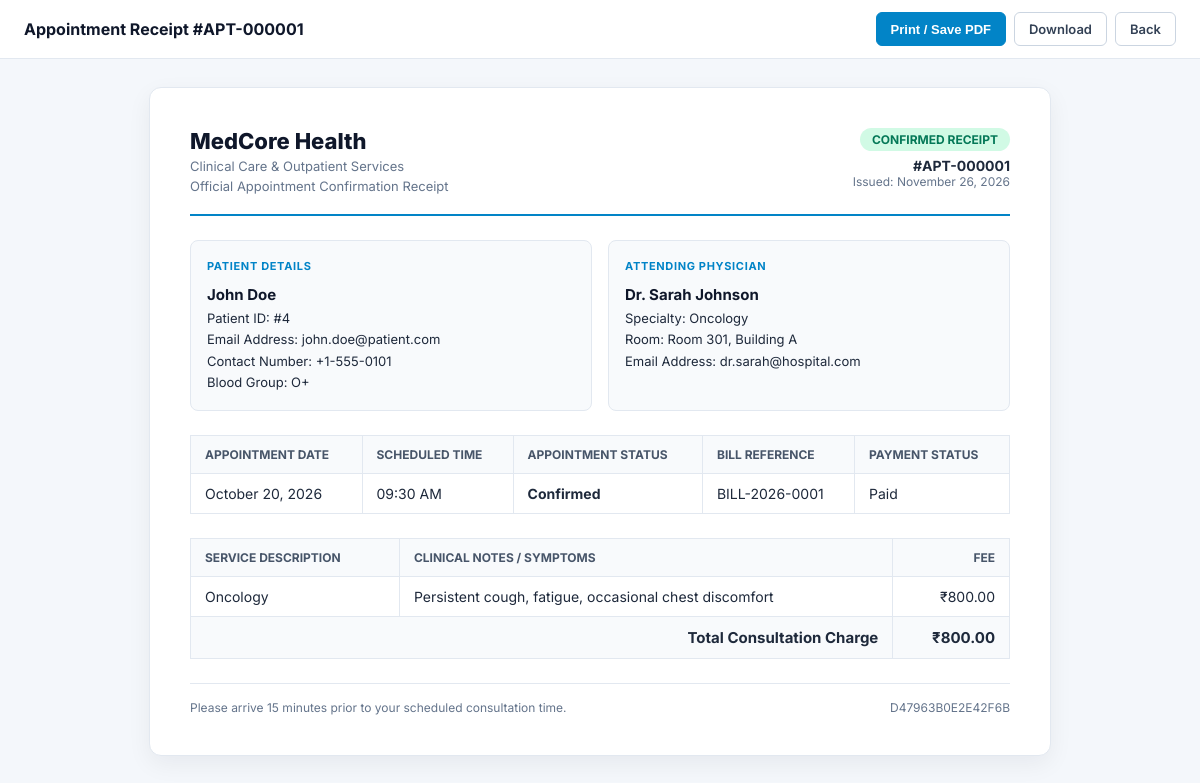
Screenshot of /patient/appointment_receipt.php?id=1 (signed in) with the database file from the repository.
### tables this page shows
CREATE TABLE `appointments` (
    `id` INT NOT NULL AUTO_INCREMENT,
    `patient_id` INT NOT NULL,
    `doctor_id` INT NOT NULL,
    `appointment_date` DATE NOT NULL,
    `appointment_time` TIME NOT NULL,
    `status` ENUM('pending', 'confirmed', 'completed', 'cancelled') DEFAULT 'pending',
    `symptom_notes` TEXT,
    `created_at` TIMESTAMP DEFAULT CURRENT_TIMESTAMP,
    PRIMARY KEY (`id`),
    FOREIGN KEY (`patient_id`) REFERENCES `users`(`id`) ON DELETE CASCADE,
    FOREIGN KEY (`doctor_id`) REFERENCES `users`(`id`) ON DELETE CASCADE,
    INDEX `idx_patient_id` (`patient_id`),
    INDEX `idx_doctor_id` (`doctor_id`),
    INDEX `idx_appointment_date` (`appointment_date`),
    INDEX `idx_status` (`status`)
);

CREATE TABLE `users` (
    `id` INT NOT NULL AUTO_INCREMENT,
    `name` VARCHAR(255) NOT NULL,
    `email` VARCHAR(255) NOT NULL,
    `password_hash` VARCHAR(255) NOT NULL,
    `role` ENUM('admin', 'doctor', 'patient') NOT NULL,
    `created_at` TIMESTAMP DEFAULT CURRENT_TIMESTAMP,
    PRIMARY KEY (`id`),
    UNIQUE KEY `email` (`email`),
    INDEX `idx_role` (`role`),
    INDEX `idx_created_at` (`created_at`)
);

CREATE TABLE `patient_profiles` (
    `id` INT NOT NULL AUTO_INCREMENT,
    `user_id` INT NOT NULL,
    `dob` DATE NOT NULL,
    `gender` ENUM('Male', 'Female', 'Other') NOT NULL,
    `blood_group` VARCHAR(5) NOT NULL,
    `chronic_conditions` TEXT,
    `contact_number` VARCHAR(20) NOT NULL,
    PRIMARY KEY (`id`),
    FOREIGN KEY (`user_id`) REFERENCES `users`(`id`) ON DELETE CASCADE,
    INDEX `idx_user_id` (`user_id`),
    INDEX `idx_blood_group` (`blood_group`)
);

CREATE TABLE `doctor_profiles` (
    `id` INT NOT NULL AUTO_INCREMENT,
    `user_id` INT NOT NULL,
    `specialization` VARCHAR(255) NOT NULL,
    `room_number` VARCHAR(50) NOT NULL,
    `consultation_fee` DECIMAL(10,2) NOT NULL,
    PRIMARY KEY (`id`),
    FOREIGN KEY (`user_id`) REFERENCES `users`(`id`) ON DELETE CASCADE,
    INDEX `idx_user_id` (`user_id`),
    INDEX `idx_specialization` (`specialization`)
);

CREATE TABLE `bills` (
    `id` INT NOT NULL AUTO_INCREMENT,
    `bill_number` VARCHAR(40) NOT NULL,
    `patient_id` INT NOT NULL,
    `doctor_id` INT NOT NULL,
    `appointment_id` INT NULL,
    `diagnostic_id` INT NULL,
    `description` VARCHAR(255) NOT NULL,
    `items_json` JSON NULL,
    `amount` DECIMAL(10,2) NOT NULL DEFAULT 0.00,
    `payment_status` ENUM('unpaid', 'paid', 'partial', 'cancelled') NOT NULL DEFAULT 'unpaid',
    `bill_date` DATE NOT NULL,
    `paid_at` DATETIME NULL,
    `notes` TEXT NULL,
    `created_at` TIMESTAMP DEFAULT CURRENT_TIMESTAMP,
    PRIMARY KEY (`id`),
    UNIQUE KEY `uniq_bill_number` (`bill_number`),
    INDEX `idx_bill_patient` (`patient_id`),
    INDEX `idx_bill_doctor` (`doctor_id`),
    INDEX `idx_bill_appointment` (`appointment_id`),
    INDEX `idx_bill_diagnostic` (`diagnostic_id`),
    INDEX `idx_bill_status` (`payment_status`),
    FOREIGN KEY (`patient_id`) REFERENCES `users`(`id`) ON DELETE CASCADE,
    FOREIGN KEY (`doctor_id`) REFERENCES `users`(`id`) ON DELETE CASCADE
);

### includes/i18n.php (called while the page is built, shortened)
<?php
function getCurrentLang() {
    static $resolved = null;
    if ($resolved !== null) {
        return $resolved;
    }
    $lang = 'en';
    $resolved = $lang;
    return $resolved;
}
function loadTranslations($lang = null) {
    static $cache = [];
    $lang = $lang ?: getCurrentLang();
    if (!isset($cache['en'])) {
        $enFile = __DIR__ . '/lang/en.php';
        $cache['en'] = file_exists($enFile) ? require $enFile : [];
    }
    if ($lang === 'en') {
        return $cache['en'];
    }
    return $cache[$lang];
}
function t($key, $params = []) {
    $lang = getCurrentLang();
    $dict = loadTranslations($lang);
    $fallback = loadTranslations('en');
    $text = $dict[$key] ?? $fallback[$key] ?? $key;
    return $text;
}
function e_t($key, $params = []) {
    return htmlspecialchars(t($key, $params), ENT_QUOTES, 'UTF-8');
}
function translateStatus($value) {
    $norm = strtolower(trim((string)$value));
    $map = [
        'pending' => 'status_pending',
        'confirmed' => 'status_confirmed',
        'completed' => 'status_completed',
        'cancelled' => 'status_cancelled',
        'rejected' => 'status_rejected',
        'unpaid' => 'status_unpaid',
        'paid' => 'status_paid',
        'partial' => 'status_partial',
        'analyzed' => 'status_analyzed',
        'reviewed_by_doctor' => 'status_reviewed',
        'admin' => 'role_admin',
        'doctor' => 'role_doctor',
        'patient' => 'role_patient',
        'male' => 'gender_male',
        'female' => 'gender_female',
        'other' => 'gender_other',
        'yes' => 'yes',
        'no' => 'no',
    ];
    if (isset($map[$norm])) {
        return t($map[$norm]);
    }
    return (string)$value;
}

### config/db.php (called while the page is built, shortened)
<?php
require_once __DIR__ . '/../includes/i18n.php';
function formatCurrency($amount) {
    $val = round((float)$amount, 2);
    $neg = $val < 0 ? '-' : '';
    $abs = abs($val);
    $parts = explode('.', number_format($abs, 2, '.', ''));
    $intPart = $parts[0];
    $decPart = $parts[1] ?? '00';
    if (strlen($intPart) > 3) {
        $last3 = substr($intPart, -3);
        $rest = substr($intPart, 0, -3);
        $rest = preg_replace('/\B(?=(\d{2})+(?!\d))/', ',', $rest);
        $formattedInt = $rest . ',' . $last3;
    } else {
        $formattedInt = $intPart;
    }
    return $neg . '₹' . $formattedInt . '.' . $decPart;
}
function getCurrentUserRole() {
    return $_SESSION['user_role'] ?? null;
}
function formatDate($date, $format = 'M d, Y') {
    $timestamp = is_numeric($date) ? (int)$date : strtotime($date);
    return date($format, $timestamp);
}

### patient/appointment_receipt.php (the view, shortened to what this page needs)
<?php
require_once __DIR__ . '/../config/db.php';
$role = getCurrentUserRole();
$curLang = getCurrentLang();
$appointmentId = intval($_GET['id'] ?? 0);
$isDownload = isset($_GET['download']) && $_GET['download'] === '1';
try {
    $pdo = getDBConnection();
    $stmt = $pdo->prepare("
        SELECT a.*,
               p.name AS patient_name, p.email AS patient_email,
               pp.dob, pp.gender, pp.blood_group, pp.contact_number,
               d.name AS doctor_name, d.email AS doctor_email,
               dp.specialization, dp.room_number, dp.consultation_fee,
               b.bill_number, b.amount AS bill_amount, b.payment_status
        FROM appointments a
        JOIN users p ON a.patient_id = p.id
        LEFT JOIN patient_profiles pp ON p.id = pp.user_id
        JOIN users d ON a.doctor_id = d.id
        LEFT JOIN doctor_profiles dp ON d.id = dp.user_id
        LEFT JOIN bills b ON b.appointment_id = a.id AND b.payment_status != 'cancelled'
        WHERE a.id = ?
        LIMIT 1
    ");
    $stmt->execute([$appointmentId]);
    $apt = $stmt->fetch();
} catch (PDOException $e) {
    error_log('Appointment Receipt Error: ' . $e->getMessage());
    die(t('msg_error'));
}
$backUrl = $role === 'admin' ? BASE_URL . '/admin/appointments.php'
    : ($role === 'doctor' ? BASE_URL . '/doctor/appointments.php' : BASE_URL . '/patient/appointments.php');
    ?>
    <?php
$receiptRef = 'APT-' . str_pad((string)$apt['id'], 6, '0', STR_PAD_LEFT);
$fee = $apt['bill_amount'] !== null ? (float)$apt['bill_amount'] : (float)($apt['consultation_fee'] ?? 500.00);
?>
<!DOCTYPE html>
<html lang="<?php echo htmlspecialchars($curLang); ?>">
<head>
</head>
<body>
<?php if (!$isDownload): ?>
<div class="doc-toolbar no-print">
    <div style="font-weight:700; color:#0f172a;"><?php echo e_t('receipt_title'); ?> #<?php echo $receiptRef; ?></div>
    <div style="display:flex; gap:8px; flex-wrap:wrap;">
        <button type="button" class="btn-action btn-primary-action" onclick="window.print()"><?php echo e_t('label_print_pdf'); ?></button>
        <a href="<?php echo BASE_URL; ?>/patient/appointment_receipt.php?id=<?php echo (int)$apt['id']; ?>&download=1" class="btn-action"><?php echo e_t('label_download'); ?></a>
        <a href="<?php echo htmlspecialchars($backUrl); ?>" class="btn-action"><?php echo e_t('nav_back'); ?></a>
    </div>
</div>
<?php endif; ?>
<div class="receipt-sheet">
    <div class="sheet-header">
        <div>
            <h1 class="brand-title"><?php echo e_t('app_name'); ?></h1>
            <div class="brand-sub"><?php echo e_t('receipt_outpatient'); ?></div>
            <div class="brand-sub"><?php echo e_t('receipt_official_sub'); ?></div>
        </div>
        <div class="ref-box">
            <div class="ref-badge"><?php echo e_t('receipt_badge'); ?></div>
            <div style="font-weight:700; font-size:14px;">#<?php echo $receiptRef; ?></div>
            <div style="font-size:12px; color:#64748b;"><?php echo e_t('receipt_issued'); ?>: <?php echo formatDate($apt['created_at'], 'F d, Y'); ?></div>
        </div>
    </div>
    <div class="grid-2">
        <div class="info-box">
            <h4><?php echo e_t('receipt_patient_details'); ?></h4>
            <div style="font-weight:700; font-size:15px; color:#0f172a;"><?php echo htmlspecialchars($apt['patient_name']); ?></div>
            <div><?php echo e_t('label_patient_id'); ?>: #<?php echo (int)$apt['patient_id']; ?></div>
            <div><?php echo e_t('label_email'); ?>: <?php echo htmlspecialchars($apt['patient_email']); ?></div>
            <div><?php echo e_t('label_contact'); ?>: <?php echo htmlspecialchars($apt['contact_number'] ?? 'N/A'); ?></div>
            <div><?php echo e_t('col_blood_group'); ?>: <?php echo htmlspecialchars($apt['blood_group'] ?? 'N/A'); ?></div>
        </div>
        <div class="info-box">
            <h4><?php echo e_t('receipt_attending_doc'); ?></h4>
            <div style="font-weight:700; font-size:15px; color:#0f172a;"><?php echo htmlspecialchars($apt['doctor_name']); ?></div>
            <div><?php echo e_t('col_specialty'); ?>: <?php echo htmlspecialchars($apt['specialization'] ?? ''); ?></div>
            <div><?php echo e_t('col_room'); ?>: <?php echo htmlspecialchars($apt['room_number'] ?? 'TBA'); ?></div>
            <div><?php echo e_t('label_email'); ?>: <?php echo htmlspecialchars($apt['doctor_email']); ?></div>
        </div>
    </div>
    <table>
        <thead>
            <tr>
                <th><?php echo e_t('receipt_appt_date'); ?></th>
                <th><?php echo e_t('receipt_sched_time'); ?></th>
                <th><?php echo e_t('receipt_appt_status'); ?></th>
                <th><?php echo e_t('receipt_bill_ref'); ?></th>
                <th><?php echo e_t('receipt_pay_status'); ?></th>
            </tr>
        </thead>
        <tbody>
            <tr>
                <td><?php echo formatDate($apt['appointment_date'], 'F d, Y'); ?></td>
                <td><?php echo date('h:i A', strtotime($apt['appointment_time'])); ?></td>
                <td><strong><?php echo htmlspecialchars(translateStatus($apt['status'])); ?></strong></td>
                <td><?php echo htmlspecialchars($apt['bill_number'] ?? 'N/A'); ?></td>
                <td><?php echo htmlspecialchars(translateStatus($apt['payment_status'] ?? 'unpaid')); ?></td>
            </tr>
        </tbody>
    </table>
    <table>
        <thead>
            <tr>
                <th><?php echo e_t('receipt_service_desc'); ?></th>
                <th><?php echo e_t('receipt_clinical_notes'); ?></th>
                <th style="text-align:right;"><?php echo e_t('receipt_fee'); ?></th>
            </tr>
        </thead>
        <tbody>
            <tr>
                <td><?php echo htmlspecialchars($apt['specialization'] ?? 'Consultation'); ?></td>
                <td><?php echo htmlspecialchars($apt['symptom_notes'] ?: '-'); ?></td>
                <td style="text-align:right;"><?php echo formatCurrency($fee); ?></td>
            </tr>
            <tr class="total-row">
                <td colspan="2" style="text-align:right;"><?php echo e_t('receipt_total_charge'); ?></td>
                <td style="text-align:right;"><?php echo formatCurrency($fee); ?></td>
            </tr>
        </tbody>
    </table>
    <div class="sheet-footer">
        <div><?php echo e_t('receipt_arrive_note'); ?></div>
        <div><?php echo strtoupper(substr(hash('sha256', $receiptRef . $apt['created_at']), 0, 16)); ?></div>
    </div>
</div>
</body>
</html>

### patient/appointment_receipt.php (style rules this page uses)
body { background: #f4f7fb; font-family: 'Inter', 'Noto Sans Devanagari', 'Segoe UI', Arial, sans-serif; color: #1e293b; margin: 0; }
.doc-toolbar { background: #ffffff; border-bottom: 1px solid #e2e8f0; padding: 12px 24px; display: flex; justify-content: space-between; align-items: center; position: sticky; top: 0; z-index: 100; }
.receipt-sheet { max-width: 820px; margin: 28px auto; background: #ffffff; border: 1px solid #e2e8f0; border-radius: 12px; padding: 40px; box-shadow: 0 8px 24px rgba(15,23,42,0.06); }
.sheet-header { display: flex; justify-content: space-between; align-items: flex-start; border-bottom: 2px solid #0284c7; padding-bottom: 20px; margin-bottom: 24px; gap: 16px; flex-wrap: wrap; }
.brand-title { font-size: 22px; font-weight: 800; color: #0f172a; margin: 0; }
.brand-sub { font-size: 13px; color: #64748b; margin-top: 4px; }
.ref-box { text-align: right; }
.ref-badge { display: inline-block; background: #d1fae5; color: #047857; font-weight: 700; font-size: 12px; padding: 4px 12px; border-radius: 999px; margin-bottom: 6px; }
.grid-2 { display: grid; grid-template-columns: 1fr 1fr; gap: 16px; margin-bottom: 24px; }
.info-box { background: #f8fafc; border: 1px solid #e2e8f0; border-radius: 8px; padding: 16px; font-size: 13px; line-height: 1.65; }
.info-box h4 { margin: 0 0 8px; font-size: 11px; text-transform: uppercase; letter-spacing: 0.06em; color: #0284c7; }
table { width: 100%; border-collapse: collapse; margin-bottom: 24px; font-size: 14px; }
th, td { border: 1px solid #e2e8f0; padding: 11px 14px; text-align: left; }
th { background: #f8fafc; font-size: 12px; text-transform: uppercase; color: #475569; }
.total-row td { font-weight: 700; background: #f8fafc; font-size: 15px; }
.sheet-footer { border-top: 1px solid #e2e8f0; padding-top: 16px; font-size: 12px; color: #64748b; display: flex; justify-content: space-between; flex-wrap: wrap; gap: 12px; }
.btn-action { display: inline-flex; align-items: center; gap: 6px; padding: 8px 14px; border-radius: 6px; font-size: 13px; font-weight: 600; text-decoration: none; border: 1px solid #cbd5e1; cursor: pointer; background: #fff; color: #334155; }
.btn-primary-action { background: #0284c7; border-color: #0284c7; color: #fff; }

### rows the page displays
appointments: id "APT-000001", created_at "November 26, 2026", patient.name "John Doe", patient "4", patient.email "john.doe@patient.com", patient_profiles.contact_number "+1-555-0101", patient_profiles.blood_group "O+", doctor.name "Dr. Sarah Johnson", doctor_profiles.specialization "Oncology", doctor_profiles.room_number "Room 301, Building A", doctor.email "dr.sarah@hospital.com", appointment_date "October 20, 2026", appointment_time "09:30 AM", bills.bill_number "BILL-2026-0001", symptom_notes "Persistent cough, fatigue, occasional chest discomfort", bills.amount "₹800.00", id+created_at "D47963B0E2E42F6B"

### other values shown
e_t('receipt_title') "Appointment Receipt"
e_t('label_print_pdf') "Print / Save PDF"
e_t('label_download') "Download"
e_t('nav_back') "Back"
e_t('app_name') "MedCore Health"
e_t('receipt_outpatient') "Clinical Care & Outpatient Services"
e_t('receipt_official_sub') "Official Appointment Confirmation Receipt"
e_t('receipt_badge') "CONFIRMED RECEIPT"
e_t('receipt_issued') "Issued"
e_t('receipt_patient_details') "PATIENT DETAILS"
e_t('label_patient_id') "Patient ID"
e_t('label_email') "Email Address"
e_t('label_contact') "Contact Number"
e_t('col_blood_group') "Blood Group"
e_t('receipt_attending_doc') "ATTENDING PHYSICIAN"
